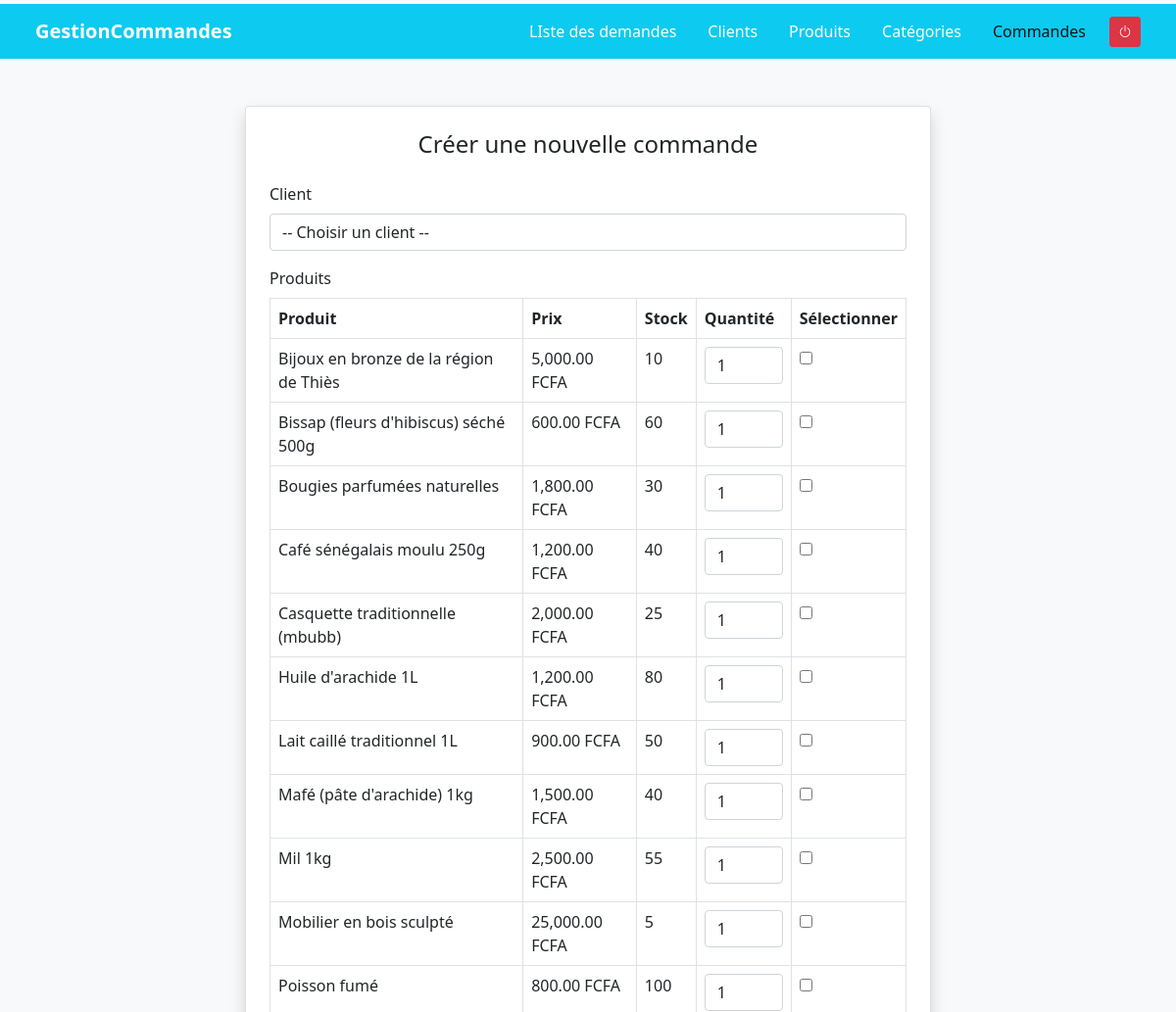
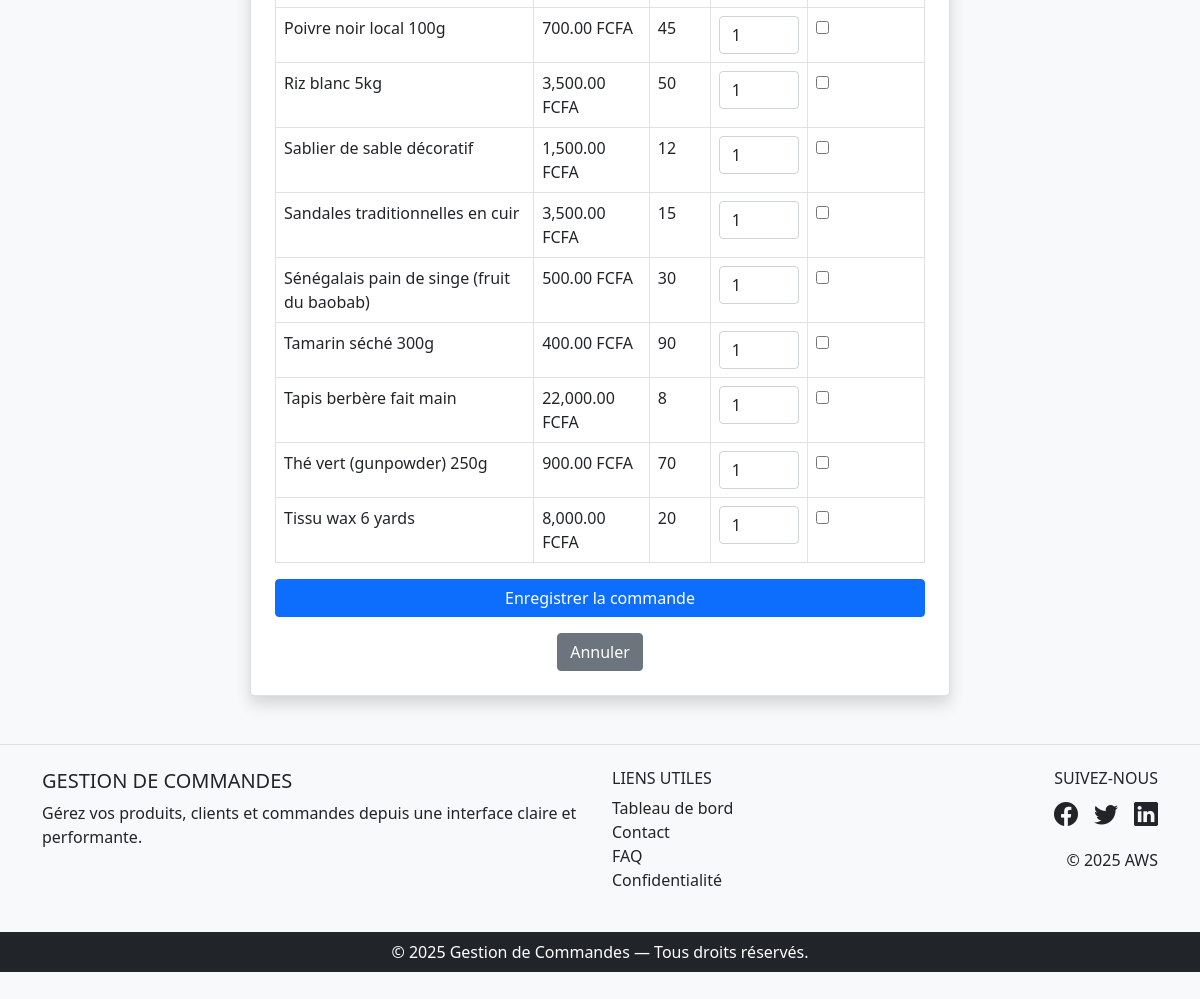
/commandes/addCommande.php (signed in), run on the app's committed database (2 pictures, top to bottom).
### tables this page shows
CREATE TABLE produit (
  id INT AUTO_INCREMENT PRIMARY KEY,
  nom VARCHAR(255) NOT NULL,
  prix DECIMAL(10,2) NOT NULL,
  stock INT NOT NULL,
  image VARCHAR(255),
  idCategorie INT,
  FOREIGN KEY (idCategorie) REFERENCES categorie(id) ON DELETE SET NULL
);

### commandes/addCommande.php (the view, shortened to what this page needs)
<?php
require_once('../includes/db.php');
try {
    $stmt = $pdo->query("SELECT id, nom, prix, stock FROM produit ORDER BY nom ASC");
    $produits = $stmt->fetchAll(PDO::FETCH_ASSOC);
} catch (PDOException $e) {
    error_log("Erreur récupération produits : " . $e->getMessage());
    $produits = [];
}
?>
<!DOCTYPE html>
<html lang="fr">
<head>
    <link href="https://cdn.jsdelivr.net/npm/bootstrap@5.0.2/dist/css/bootstrap.min.css" rel="stylesheet">
</head>
<body class="bg-light">
    <?php include('../includes/header.php') ?>
<div class="container mt-5">
    <div class="card shadow p-4 mx-auto" style="max-width: 700px;">
        <h4 class="text-center mb-4">Créer une nouvelle commande</h4>
        <form method="POST">
            <div class="mb-3">
                <label for="idClient" class="form-label">Client</label>
                <select name="idClient" id="idClient" class="form-control" required>
                    <option value="">-- Choisir un client --</option>
                </select>
            </div>
            <div class="mb-3">
                <label class="form-label">Produits</label>
                <table class="table table-bordered">
                    <thead>
                        <tr>
                            <th>Produit</th>
                            <th>Prix</th>
                            <th>Stock</th>
                            <th>Quantité</th>
                            <th>Sélectionner</th>
                        </tr>
                    </thead>
                    <tbody>
                        <?php foreach ($produits as $produit): ?>
                            <tr>
                                <td><?= htmlspecialchars($produit['nom']) ?></td>
                                <td><?= htmlspecialchars(number_format($produit['prix'], 2)) ?> FCFA</td>
                                <td><?= htmlspecialchars($produit['stock']) ?></td>
                                <td>
                                    <input type="number" name="quantites[<?= $produit['id'] ?>]" value="1" min="1" max="<?= $produit['stock'] ?>" class="form-control" style="width: 80px;">
                                </td>
                                <td>
                                    <input type="checkbox" name="produits[]" value="<?= $produit['id'] ?>">
                                </td>
                            </tr>
                        <?php endforeach; ?>
                    </tbody>
                </table>
            </div>
            <button type="submit" class="btn btn-primary w-100">Enregistrer la commande</button>
            <div class="text-center mt-3">
                <a href="listeCommande.php" class="btn btn-secondary">Annuler</a>
            </div>
        </form>
    </div>
</div>
</body>
<?php include('../includes/footer.php') ?>
</html>

### data on the page
produit: nom "Bijoux en bronze de la région de Thiès", prix "5,000.00", stock "10"
produit: nom "Bissap (fleurs d'hibiscus) séché 500g", prix "600.00", stock "60"
produit: nom "Bougies parfumées naturelles", prix "1,800.00", stock "30"
produit: nom "Café sénégalais moulu 250g", prix "1,200.00", stock "40"
produit: nom "Casquette traditionnelle (mbubb)", prix "2,000.00", stock "25"
produit: nom "Huile d'arachide 1L", prix "1,200.00", stock "80"
produit: nom "Lait caillé traditionnel 1L", prix "900.00", stock "50"
produit: nom "Mafé (pâte d'arachide) 1kg", prix "1,500.00", stock "40"
produit: nom "Mil 1kg", prix "2,500.00", stock "55"
produit: nom "Mobilier en bois sculpté", prix "25,000.00", stock "5"
produit: nom "Poisson fumé", prix "800.00", stock "100"
produit: nom "Poivre noir local 100g", prix "700.00", stock "45"
produit: nom "Riz blanc 5kg", prix "3,500.00", stock "50", id "1"
produit: nom "Sablier de sable décoratif", prix "1,500.00", stock "12"
produit: nom "Sandales traditionnelles en cuir", prix "3,500.00", stock "15"
produit: nom "Sénégalais pain de singe (fruit du baobab)", prix "500.00", stock "30"
produit: nom "Tamarin séché 300g", prix "400.00", stock "90"
produit: nom "Tapis berbère fait main", prix "22,000.00", stock "8"
produit: nom "Thé vert (gunpowder) 250g", prix "900.00", stock "70"
produit: nom "Tissu wax 6 yards", prix "8,000.00", stock "20"
